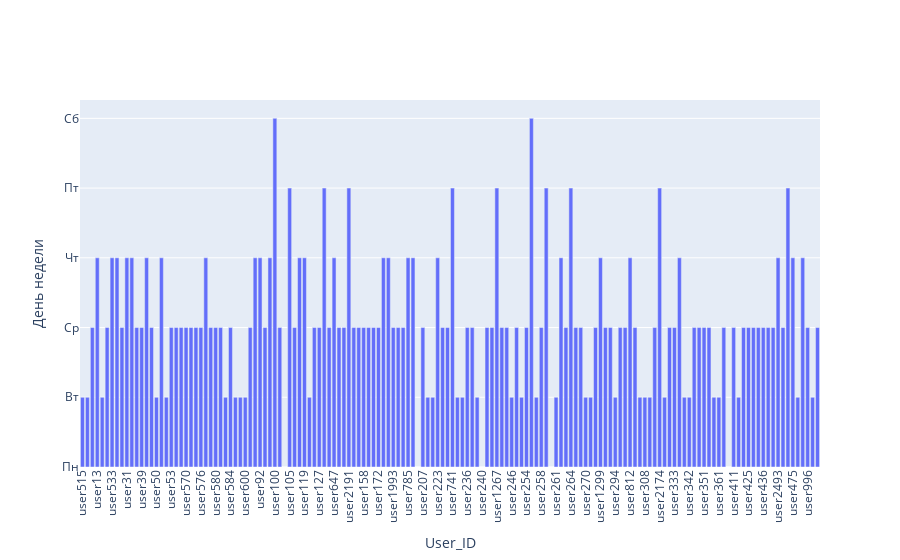

Notebook source saved alongside this figure:
### Markdown cell above
Выведите медианный день недели, в который началась сессия, для сессий 150 пользователей

### Code cell
d = {}
for user_x in new_train_data_150users['user_id'].unique():
    d[user_x] =int(np.median(new_train_data_150users[new_train_data_150users['user_id'] == user_x]['Start_Weekday']))
    
days_of_week = [u'Пн', u'Вт', u'Ср', u'Чт', u'Пт', u'Сб', u'Вс']

data_viz =  go.Bar(
    x = map(lambda x: 'user'+x, map(str,d.keys())),
    y = d.values()
)

fig = go.Figure(data = [data_viz])
fig.update_xaxes(tickangle=-90)
fig.update_layout(xaxis_title='User_ID', yaxis_title=u'День недели', 
                  yaxis=dict(
                      tickmode = 'array',
                      tickvals = range(7),
                      ticktext=days_of_week)
                 )
iplot(fig)

### Figure 1 — Plotly figure (JSON) as saved in the notebook; plotly's stock layout.template omitted (floating-point values rounded to 4 significant figures; data arrays with more than 128 entries replaced by an {"elided": "..."} marker saying what was removed)
{"data": [{"type": "bar", "x": {"elided": "150 str values"}, "y": {"elided": "150 int values"}}], "layout": {"xaxis": {"tickangle": -90, "title": {"text": "User_ID"}}, "yaxis": {"tickmode": "array", "ticktext": ["Пн", "Вт", "Ср", "Чт", "Пт", "Сб", "Вс"], "tickvals": [0, 1, 2, 3, 4, 5, 6], "title": {"text": "День недели"}}}}
